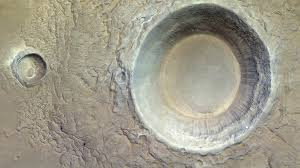
#> input picture images (2).jpeg, 300 x 168 px, found by its file name
$ jupyter execute --allow-errors cv_proj.ipynb   (shell and % lines are left out)   (older library calls are emulated)
#> lines starting #> are read from the running program, lines starting #| are printed output that depends on the picture
[cell 1]
import cv2
import cupy as cp
import numpy as np
import matplotlib.pyplot as plt
import networkx as nx

from skimage.feature import graycomatrix, graycoprops
from skimage.morphology import skeletonize, binary_dilation, disk
from scipy.ndimage import distance_transform_edt
from sklearn.cluster import KMeans
from skimage.draw import ellipse_perimeter
from math import acos, degrees

[cell 2]
# [9 lines left out: function compute_glcm_features, not called in this run]

[cell 3]
# [19 lines left out: function generate_roi_from_texture, not called in this run]

[cell 4]
# [13 lines left out: functions edge_detection, split_roi_with_morphology, not called in this run]

[cell 5]
# [18 lines left out: functions angle_between, is_valid_edge_pair, not called in this run]

[cell 6]
# [41 lines left out: functions extract_edge_segments, build_edge_graph, extract_graph_cycles, not called in this run]

[cell 7]
# [10 lines left out: function compute_fitness_score, not called in this run]

[cell 8]
# [19 lines left out: functions draw_edge_segments, visualize_ellipses_on_cycles, not called in this run]

[cell 9]
# [15 lines left out: function detect_and_draw_natural_craters, not called in this run]

[cell 10]
# [11 lines left out: function detect_and_draw_natural_from_cycles, not called in this run]

[cell 11]
from scipy.interpolate import splprep, splev

# [35 lines left out: function draw_smooth_arc_from_cycle, not called in this run]

[cell 12]
# [23 lines left out: function run_crater_detection_pipeline, not called in this run]

[cell 13]
image = cv2.imread("/content/images (2).jpeg", cv2.IMREAD_GRAYSCALE)
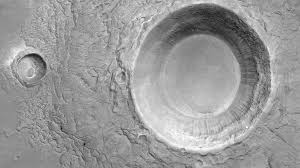
#> image: shape (168, 300); min 9, max 255, mean 153.4
#> (the rest of this cell did not finish here and is left out)
